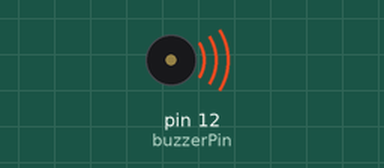
This sketch was run on a simulated Arduino Uno, built with avr-gcc and run on an emulated ATmega328P. Shown: buzzer (waves = sounding, pin HIGH).

Above: at 0.1 s.
Timing chart, 0 to 1.6 s (numbered marks = the images above):
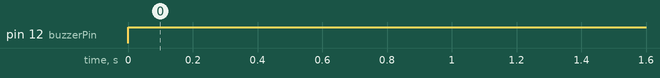

Measured:
- by itself, pin 12 (buzzerPin): LOW → HIGH at 0.00 s

The sketch:

Buzzer1.ino
```cpp
int buzzerPin = 12;

void setup() {
  pinMode(12,OUTPUT);
}

void loop() {
  digitalWrite(12,HIGH);
}
```
